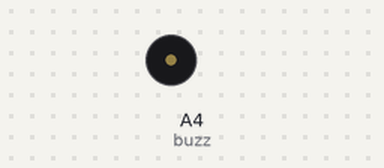
A sketch run on a simulated Arduino Uno, built with avr-gcc and run on an emulated ATmega328P. Shown: buzzer (waves = sounding, pin HIGH).

Above: at 1.0 s.
At 3.0 s:
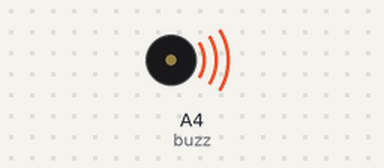
Timing chart, 0 to 5.2 s (numbered marks = the images above):
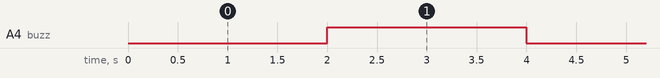

The sketch:

buzzer_test.ino
```cpp
#define help_tone buzz, 2000, 200
const int buzz = A4;
void setup()
{
   pinMode(buzz, OUTPUT);

}

void loop()
{
   digitalWrite(buzz,LOW);
   delay(2000);
   digitalWrite(buzz,HIGH);
   delay(2000);
}
```

Measured:
- by itself, A4 (buzz): alternates HIGH for 2.0 s and LOW for 2.0 s
